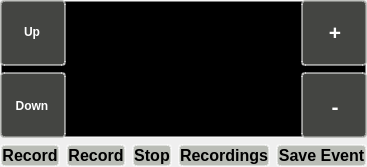
     <widget class="QWidget" name="cameraWidget" native="true">
      <property name="sizePolicy">
       <sizepolicy hsizetype="Expanding" vsizetype="Expanding">
        <horstretch>0</horstretch>
        <verstretch>0</verstretch>
       </sizepolicy>
      </property>
      <layout class="QVBoxLayout" name="verticalLayout_2">
       <property name="leftMargin">
        <number>0</number>
       </property>
       <property name="topMargin">
        <number>0</number>
       </property>
       <property name="rightMargin">
        <number>0</number>
       </property>
       <property name="bottomMargin">
        <number>0</number>
       </property>
       <item>
        <widget class="QWidget" name="horizontalWidget" native="true">
         <property name="sizePolicy">
          <sizepolicy hsizetype="Expanding" vsizetype="Expanding">
           <horstretch>0</horstretch>
           <verstretch>0</verstretch>
          </sizepolicy>
         </property>
         <property name="styleSheet">
          <string notr="true">background-color: rgba(0, 0, 0, 1);
border-radius: 4px;
border: 2px solid rgba(255,255,255,0.5);
outline: none;</string>
         </property>
         <layout class="QHBoxLayout" name="horizontalLayout_18">
          <property name="leftMargin">
           <number>0</number>
          </property>
          <property name="topMargin">
           <number>0</number>
          </property>
          <property name="rightMargin">
           <number>0</number>
          </property>
          <property name="bottomMargin">
           <number>0</number>
          </property>
          <item>
           <widget class="QWidget" name="verticalWidget_3" native="true">
            <property name="sizePolicy">
             <sizepolicy hsizetype="Preferred" vsizetype="Expanding">
              <horstretch>0</horstretch>
              <verstretch>0</verstretch>
             </sizepolicy>
            </property>
            <property name="styleSheet">
             <string notr="true">background-color: rgba(0, 0, 0, 0);
border: 0px;</string>
            </property>
            <layout class="QVBoxLayout" name="verticalLayout_15">
             <property name="leftMargin">
              <number>0</number>
             </property>
             <property name="topMargin">
              <number>0</number>
             </property>
             <property name="rightMargin">
              <number>0</number>
             </property>
             <property name="bottomMargin">
              <number>0</number>
             </property>
             <item>
              <widget class="QPushButton" name="pushButtonUp">
               <property name="sizePolicy">
                <sizepolicy hsizetype="Fixed" vsizetype="Expanding">
                 <horstretch>0</horstretch>
                 <verstretch>0</verstretch>
                </sizepolicy>
               </property>
               <property name="minimumSize">
                <size>
                 <width>66</width>
                 <height>66</height>
                </size>
               </property>
               <property name="maximumSize">
                <size>
                 <width>66</width>
                 <height>16777215</height>
                </size>
               </property>
               <property name="font">
                <font>
                 <weight>75</weight>
                 <bold>true</bold>
                </font>
               </property>
               <property name="styleSheet">
                <string notr="true">background-color: rgba(136, 138, 133, 0.5);
border-radius: 4px;
border: 2px solid rgba(255,255,255,0.5);
border-left: 0px;
border-top: 0px;
color: rgb(255, 255, 255);
outline: none;</string>
               </property>
               <property name="text">
                <string>Up</string>
               </property>
              </widget>
             </item>
             <item>
              <widget class="QPushButton" name="pushButtonDown">
               <property name="sizePolicy">
                <sizepolicy hsizetype="Fixed" vsizetype="Expanding">
                 <horstretch>0</horstretch>
                 <verstretch>0</verstretch>
                </sizepolicy>
               </property>
               <property name="minimumSize">
                <size>
                 <width>66</width>
                 <height>66</height>
                </size>
               </property>
               <property name="maximumSize">
                <size>
                 <width>66</width>
                 <height>16777215</height>
                </size>
               </property>
               <property name="font">
                <font>
                 <weight>75</weight>
                 <bold>true</bold>
                </font>
               </property>
               <property name="styleSheet">
                <string notr="true">background-color: rgba(136, 138, 133, 0.5);
border-radius: 4px;
border: 2px solid rgba(255,255,255,0.5);
border-left: 0px;
border-bottom: 0px;
color: rgb(255, 255, 255);
outline: none;</string>
               </property>
               <property name="text">
                <string>Down</string>
               </property>
              </widget>
             </item>
            </layout>
           </widget>
          </item>
          <item>
           <widget class="QPushButton" name="pushButtonCameraHide">
            <property name="sizePolicy">
             <sizepolicy hsizetype="Expanding" vsizetype="Expanding">
              <horstretch>0</horstretch>
              <verstretch>0</verstretch>
             </sizepolicy>
            </property>
            <property name="styleSheet">
             <string notr="true">background-color: rgba(0, 0, 0, 0);
border: 0px;
outline: none;</string>
            </property>
            <property name="text">
             <string/>
            </property>
           </widget>
          </item>
          <item>
           <widget class="QWidget" name="verticalWidget" native="true">
            <property name="sizePolicy">
             <sizepolicy hsizetype="Preferred" vsizetype="Expanding">
              <horstretch>0</horstretch>
              <verstretch>0</verstretch>
             </sizepolicy>
            </property>
            <property name="styleSheet">
             <string notr="true">background-color: rgba(0, 0, 0, 0);
border: 0px;
</string>
            </property>
            <layout class="QVBoxLayout" name="verticalLayout_14">
             <property name="leftMargin">
              <number>0</number>
             </property>
             <property name="topMargin">
              <number>0</number>
             </property>
             <property name="rightMargin">
              <number>0</number>
             </property>
             <property name="bottomMargin">
              <number>0</number>
             </property>
             <item>
              <widget class="QPushButton" name="pushButtonPlus">
               <property name="sizePolicy">
                <sizepolicy hsizetype="Fixed" vsizetype="Expanding">
                 <horstretch>0</horstretch>
                 <verstretch>0</verstretch>
                </sizepolicy>
               </property>
               <property name="minimumSize">
                <size>
                 <width>66</width>
                 <height>66</height>
                </size>
               </property>
               <property name="maximumSize">
                <size>
                 <width>66</width>
                 <height>16777215</height>
                </size>
               </property>
               <property name="font">
                <font>
                 <pointsize>16</pointsize>
                 <weight>75</weight>
                 <bold>true</bold>
                </font>
               </property>
               <property name="styleSheet">
                <string notr="true">background-color: rgba(136, 138, 133, 0.5);
border-radius: 4px;
border: 2px solid rgba(255,255,255,0.5);
border-right: 0px;
border-top: 0px;
color: rgb(255, 255, 255);
outline: none;</string>
               </property>
               <property name="text">
                <string>+</string>
               </property>
              </widget>
             </item>
             <item>
              <widget class="QPushButton" name="pushButtonMinus">
               <property name="sizePolicy">
                <sizepolicy hsizetype="Fixed" vsizetype="Expanding">
                 <horstretch>0</horstretch>
                 <verstretch>0</verstretch>
                </sizepolicy>
               </property>
               <property name="minimumSize">
                <size>
                 <width>66</width>
                 <height>66</height>
                </size>
               </property>
               <property name="maximumSize">
                <size>
                 <width>66</width>
                 <height>16777215</height>
                </size>
               </property>
               <property name="font">
                <font>
                 <pointsize>16</pointsize>
                 <weight>75</weight>
                 <bold>true</bold>
                </font>
               </property>
               <property name="styleSheet">
                <string notr="true">background-color: rgba(136, 138, 133, 0.5);
border-radius: 4px;
border: 2px solid rgba(255,255,255,0.5);
border-right: 0px;
border-bottom: 0px;
color: rgb(255, 255, 255);
outline: none;</string>
               </property>
               <property name="text">
                <string>-</string>
               </property>
              </widget>
             </item>
            </layout>
           </widget>
          </item>
         </layout>
        </widget>
       </item>
       <item>
        <layout class="QHBoxLayout" name="Layout_CamButtons">
         <item>
          <widget class="QPushButton" name="pushButtonRecord">
           <property name="sizePolicy">
            <sizepolicy hsizetype="Expanding" vsizetype="Fixed">
             <horstretch>0</horstretch>
             <verstretch>0</verstretch>
            </sizepolicy>
           </property>
           <property name="font">
            <font>
             <pointsize>12</pointsize>
             <weight>75</weight>
             <bold>true</bold>
            </font>
           </property>
           <property name="styleSheet">
            <string notr="true">background-color: rgb(186, 189, 182);
color: rgb(0, 0, 0);
border-radius: 4px;
border: 2px solid rgba(255,255,255,0.5);
outline: none;</string>
           </property>
           <property name="text">
            <string>Record</string>
           </property>
           <property name="icon">
            <iconset>
             <normalon>:/record-hot.png</normalon>
            </iconset>
           </property>
           <property name="iconSize">
            <size>
             <width>32</width>
             <height>32</height>
            </size>
           </property>
          </widget>
         </item>
         <item>
          <widget class="QPushButton" name="pushButtonRecordActive">
           <property name="sizePolicy">
            <sizepolicy hsizetype="Expanding" vsizetype="Fixed">
             <horstretch>0</horstretch>
             <verstretch>0</verstretch>
            </sizepolicy>
           </property>
           <property name="font">
            <font>
             <pointsize>12</pointsize>
             <weight>75</weight>
             <bold>true</bold>
            </font>
           </property>
           <property name="styleSheet">
            <string notr="true">background-color: rgb(186, 189, 182);
color: rgb(0, 0, 0);
border-radius: 4px;
border: 2px solid rgba(255,255,255,0.5);
outline: none;</string>
           </property>
           <property name="text">
            <string>Record</string>
           </property>
           <property name="icon">
            <iconset>
             <normalon>:/recordactive-hot.png</normalon>
            </iconset>
           </property>
           <property name="iconSize">
            <size>
             <width>32</width>
             <height>32</height>
            </size>
           </property>
          </widget>
         </item>
         <item>
          <widget class="QPushButton" name="pushButtonStop">
           <property name="sizePolicy">
            <sizepolicy hsizetype="Expanding" vsizetype="Fixed">
             <horstretch>0</horstretch>
             <verstretch>0</verstretch>
            </sizepolicy>
           </property>
           <property name="font">
            <font>
             <pointsize>12</pointsize>
             <weight>75</weight>
             <bold>true</bold>
            </font>
           </property>
           <property name="styleSheet">
            <string notr="true">background-color: rgb(186, 189, 182);
color: rgb(0, 0, 0);
border-radius: 4px;
border: 2px solid rgba(255,255,255,0.5);
outline: none;</string>
           </property>
           <property name="text">
            <string>Stop</string>
           </property>
           <property name="icon">
            <iconset>
             <normalon>:/stop-hot.png</normalon>
            </iconset>
           </property>
           <property name="iconSize">
            <size>
             <width>32</width>
             <height>32</height>
            </size>
           </property>
          </widget>
         </item>
         <item>
          <widget class="QPushButton" name="pushButtonRecordings">
           <property name="sizePolicy">
            <sizepolicy hsizetype="Expanding" vsizetype="Fixed">
             <horstretch>0</horstretch>
             <verstretch>0</verstretch>
            </sizepolicy>
           </property>
           <property name="font">
            <font>
             <pointsize>12</pointsize>
             <weight>75</weight>
             <bold>true</bold>
            </font>
           </property>
           <property name="styleSheet">
            <string notr="true">background-color: rgb(186, 189, 182);
color: rgb(0, 0, 0);
border-radius: 4px;
border: 2px solid rgba(255,255,255,0.5);
outline: none;</string>
           </property>
           <property name="text">
            <string>Recordings</string>
           </property>
           <property name="icon">
            <iconset>
             <normalon>:/list-hot.png</normalon>
            </iconset>
           </property>
           <property name="iconSize">
            <size>
             <width>32</width>
             <height>32</height>
            </size>
           </property>
          </widget>
         </item>
         <item>
          <widget class="QPushButton" name="pushButtonSave">
           <property name="sizePolicy">
            <sizepolicy hsizetype="Expanding" vsizetype="Fixed">
             <horstretch>0</horstretch>
             <verstretch>0</verstretch>
            </sizepolicy>
           </property>
           <property name="font">
            <font>
             <pointsize>12</pointsize>
             <weight>75</weight>
             <bold>true</bold>
            </font>
           </property>
           <property name="styleSheet">
            <string notr="true">background-color: rgb(186, 189, 182);
color: rgb(0, 0, 0);
border-radius: 4px;
border: 2px solid rgba(255,255,255,0.5);
outline: none;</string>
           </property>
           <property name="text">
            <string>Save Event</string>
           </property>
           <property name="icon">
            <iconset>
             <normalon>:/save-hot.png</normalon>
            </iconset>
           </property>
           <property name="iconSize">
            <size>
             <width>32</width>
             <height>32</height>
            </size>
           </property>
          </widget>
         </item>
        </layout>
       </item>
      </layout>
     </widget>
